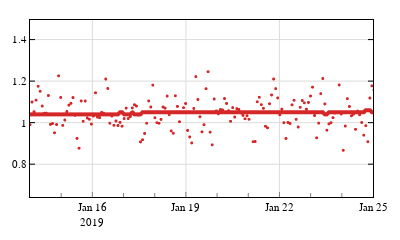

The notebook cell saved with this chart:
### Code cell
gfopodcolor = "#d62728"
icepodcolor = "#1f77b4"
gfoacccolor = 'black'


# fig = make_subplots(rows=1, cols=1)
fig = make_subplots(rows=1, cols=1,#],
                    specs=[[{"secondary_y": False}]],
                           shared_xaxes=True,
                           vertical_spacing=0.02)


# fig.add_trace(go.Scattergl(x=perc_stat['ice_pod_time'],
#                             y=perc_stat['ice_pod_denorbavg'],
#                             name=f'D500_ice_pod',
#                             mode='markers',
#                             opacity=1,
#                             marker=dict( size=4, color=icepodcolor),
#                             showlegend=False),
#                             row=2, col=1)



fig.add_trace(go.Scattergl(x=perc_stat['time_midpoint_GFO'],
                            y=perc_stat['percdiff_GFO_log'],
#                             name=f'D500_icesat2',
                            mode='markers',
                            opacity=1,
                            marker=dict( size=3, color=gfopodcolor),
                            showlegend=False),
                            row=1, col=1)
window_size = 80
i = 0
# Initialize an empty list to store moving averages
moving_averages = []
# Loop through the array to consider
# every window of size 3
while i < len(perc_stat['time_midpoint_GFO']) - window_size + 1:
    # Store elements from i to i+window_size
    # in list to get the current window
    window = perc_stat['percdiff_GFO_log'][i : i + window_size]
    # Calculate the average of current window
    window_average = round(sum(window) / window_size, 2)
    # Store the average of current
    # window in moving average list
    moving_averages.append(window_average)
    # Shift window to right by one position
    i += 1
fig.add_trace(go.Scattergl(x=perc_stat['time_midpoint_GFO'],
                            y=moving_averages,
                            opacity=1,
                           line = dict( color =gfopodcolor, width=4),
                            showlegend=False),
                            row=1, col=1)







################################################################################

### SYLIZE LEGEND 
font_dict=dict(family='Arial',size=11,color='black')
## automate the specification of the axes for subplots
rownum, colnum = fig._get_subplot_rows_columns()
for i in rownum:
    if len(rownum)==1:
        L_ticklabel = True
    else:
        if i < len(rownum):
            L_ticklabel = False
        else:
            L_ticklabel = True
    fig.update_xaxes(### LINE at axis border
                      showline=True,
                      showticklabels=L_ticklabel,
#                       tickformat= '%m/%d',
                      linecolor='black',
                      linewidth=1,
                     ### Major ticks
                      ticks='inside',
                      tickfont=font_dict,
                      mirror=True,
#                       tickwidth=2,
#                       ticklen=9,
                      tickcolor='grey',
#                       tick0="2018-11-9" ,
#                       dtick=86400000.0*1,    # milliseconds in a day, every 7 days
                      #### Minor Ticks
                       minor=dict(
                         dtick=86400000.0, # milliseconds in a day
                         tickwidth=1,
                         ticklen=4,
                         tickcolor='grey',
                         ticks='inside'),
                      ### GRID
                       gridcolor='gainsboro',
                       gridwidth=1,
                       layer='above traces',
                       tickangle=0,
                       row=i, col=1)
    fig.update_yaxes(showline=True,      # add line at x=0
                         showticklabels=True,
                         linecolor='black',  # line color
                         linewidth=1,        # line size
                     ticks='inside',     # ticks outside axis
                     tickfont=font_dict, # tick label font
                     mirror='allticks',  # add ticks to top/right axes
                     tickwidth=1,      # tick width
                     tickcolor='black',  # tick color
                     gridcolor='gainsboro',
                     gridwidth=1,
                     layer='above traces',
                     row=i, col=1)


fig.update_yaxes(minor=dict(dtick=10, tickwidth=1,ticklen=4,tickcolor='grey',ticks='inside'),
                 exponentformat= 'power',row=1, col=1)


fig.update_xaxes(range=[pd.to_datetime('2019-01-14'),pd.to_datetime('2019-01-25') ],
                 exponentformat= 'power',row=1, col=1)

fig.update_layout(margin=dict(l=20, r=20, t=20, b=20),)

fig.update_layout(#title=f"ICESat2 {scale_cadence}-hr Scaled Model Rho vs GRACE-FO Rho, Norm 500km",
                  autosize=False,    width=400,    height=100,
                  legend= {'itemsizing': 'trace'},
                  font=font_dict, plot_bgcolor='white', 
                 )

fig.show(config=config)

# pio.write_image(fig, 'ICEpod v GFOacc v GFOpodwgreen.jpg', scale=3)

### Figure 1 — Plotly figure (JSON) as saved in the notebook; plotly's stock layout.template omitted (floating-point values rounded to 4 significant figures; data arrays with more than 128 entries replaced by an {"elided": "..."} marker saying what was removed)
{"data": [{"marker": {"color": "#d62728", "size": 3}, "mode": "markers", "opacity": 1, "showlegend": false, "type": "scattergl", "x": {"elided": "2379 str values"}, "xaxis": "x", "y": {"elided": "2379 float values"}, "yaxis": "y"}, {"line": {"color": "#d62728", "width": 4}, "opacity": 1, "showlegend": false, "type": "scattergl", "x": {"elided": "2379 str values"}, "xaxis": "x", "y": {"elided": "2300 float values"}, "yaxis": "y"}], "layout": {"autosize": false, "font": {"color": "black", "family": "Arial", "size": 11}, "height": 100, "legend": {"itemsizing": "trace"}, "margin": {"b": 20, "l": 20, "r": 20, "t": 20}, "plot_bgcolor": "white", "width": 400, "xaxis": {"anchor": "y", "domain": [0, 1], "exponentformat": "power", "gridcolor": "gainsboro", "gridwidth": 1, "layer": "above traces", "linecolor": "black", "linewidth": 1, "minor": {"dtick": 86400000, "tickcolor": "grey", "ticklen": 4, "ticks": "inside", "tickwidth": 1}, "mirror": true, "range": ["2019-01-14T00:00:00", "2019-01-25T00:00:00"], "showline": true, "showticklabels": true, "tickangle": 0, "tickcolor": "grey", "tickfont": {"color": "black", "family": "Arial", "size": 11}, "ticks": "inside"}, "yaxis": {"anchor": "x", "domain": [0, 1], "exponentformat": "power", "gridcolor": "gainsboro", "gridwidth": 1, "layer": "above traces", "linecolor": "black", "linewidth": 1, "minor": {"dtick": 10, "tickcolor": "grey", "ticklen": 4, "ticks": "inside", "tickwidth": 1}, "mirror": "allticks", "showline": true, "showticklabels": true, "tickcolor": "black", "tickfont": {"color": "black", "family": "Arial", "size": 11}, "ticks": "inside", "tickwidth": 1}}}
